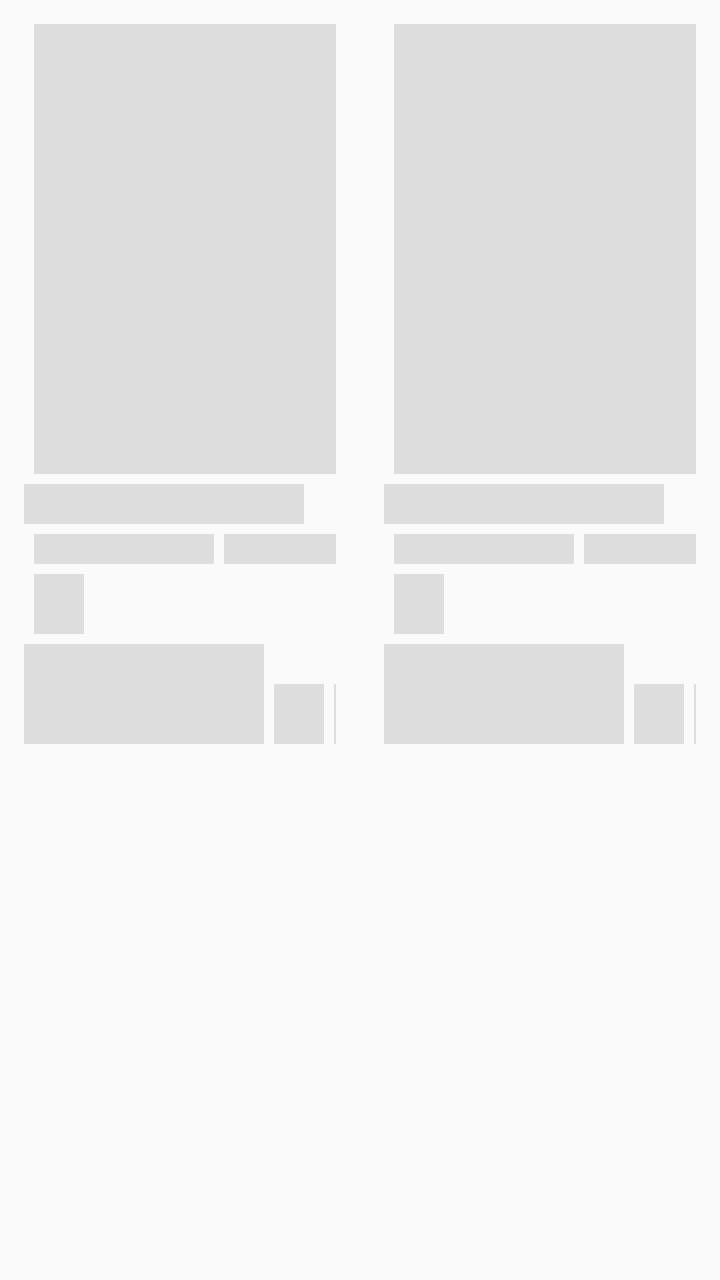
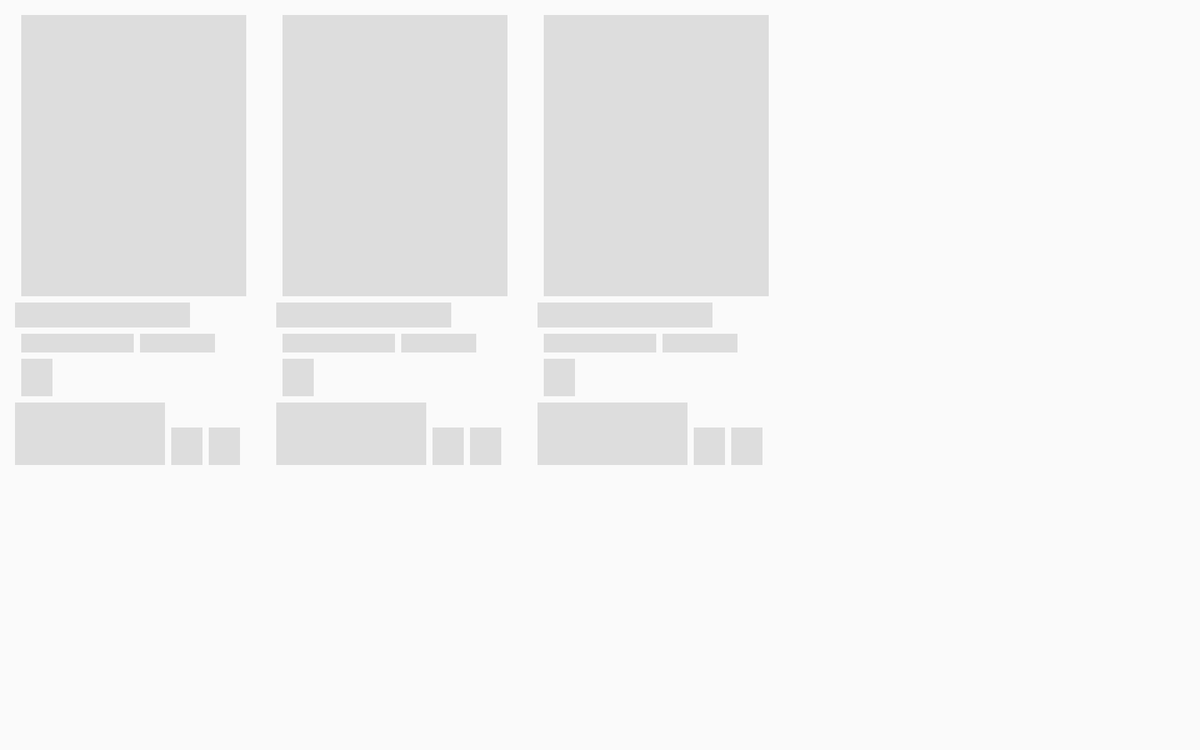

First picture: res/layout/ on a phone held upright. Second picture: the repository's own variant of that layout, on a device whose configuration matches the variant's folder. Source for both follows.
<!-- AndroidManifest.xml: application theme AppTheme -->
<!-- res/layout/product_item_shimmer.xml -->
<?xml version="1.0" encoding="utf-8"?>
<LinearLayout xmlns:android="http://schemas.android.com/apk/res/android"
    android:id="@+id/product_shimmer_linearLayout"
    android:layout_width="match_parent"
    android:layout_height="wrap_content">

    <LinearLayout
        android:layout_width="0dp"
        android:layout_height="wrap_content"
        android:layout_weight="1"
        android:orientation="vertical"
        android:padding="@dimen/product_item_margin">

        <LinearLayout
            android:layout_width="match_parent"
            android:layout_height="wrap_content"
            android:orientation="vertical">

            <View
                android:layout_width="180dp"
                android:layout_height="225dp"
                android:layout_gravity="bottom"
                android:layout_marginStart="@dimen/product_main_margin"
                android:background="@color/colorShimmer" />

            <View
                android:layout_width="140dp"
                android:layout_height="20dp"
                android:layout_gravity="bottom"
                android:layout_marginTop="@dimen/product_main_margin"
                android:layout_marginBottom="@dimen/product_main_margin"
                android:background="@color/colorShimmer" />


        </LinearLayout>

        <LinearLayout
            android:layout_width="match_parent"
            android:layout_height="wrap_content"
            android:orientation="vertical">


            <LinearLayout
                android:layout_width="match_parent"
                android:layout_height="wrap_content"
                android:orientation="horizontal">

                <View
                    android:layout_width="90dp"
                    android:layout_height="15dp"
                    android:layout_gravity="bottom"
                    android:layout_marginStart="@dimen/product_main_margin"
                    android:background="@color/colorShimmer" />

                <View
                    android:layout_width="60dp"
                    android:layout_height="15dp"
                    android:layout_gravity="bottom"
                    android:layout_marginStart="@dimen/product_main_margin"
                    android:background="@color/colorShimmer" />
            </LinearLayout>

            <View
                android:layout_width="25dp"
                android:layout_height="30dp"
                android:layout_gravity="bottom"
                android:layout_margin="@dimen/product_main_margin"
                android:background="@color/colorShimmer" />


        </LinearLayout>

        <LinearLayout
            android:layout_width="match_parent"
            android:layout_height="wrap_content">

            <View
                android:layout_width="120dp"
                android:layout_height="50dp"
                android:background="@color/colorShimmer" />

            <View
                android:layout_width="25dp"
                android:layout_height="30dp"
                android:layout_gravity="bottom"
                android:layout_marginStart="@dimen/product_main_margin"
                android:background="@color/colorShimmer" />

            <View
                android:layout_width="25dp"
                android:layout_height="30dp"
                android:layout_gravity="bottom"
                android:layout_marginStart="@dimen/product_main_margin"
                android:background="@color/colorShimmer" />


        </LinearLayout>
    </LinearLayout>

    <LinearLayout
        android:layout_width="0dp"
        android:layout_height="wrap_content"
        android:layout_weight="1"
        android:orientation="vertical"
        android:padding="@dimen/product_item_margin">

        <LinearLayout
            android:layout_width="match_parent"
            android:layout_height="wrap_content"
            android:orientation="vertical">

            <View
                android:layout_width="180dp"
                android:layout_height="225dp"
                android:layout_gravity="bottom"
                android:layout_marginStart="@dimen/product_main_margin"
                android:background="@color/colorShimmer" />

            <View
                android:layout_width="140dp"
                android:layout_height="20dp"
                android:layout_gravity="bottom"
                android:layout_marginTop="@dimen/product_main_margin"
                android:layout_marginBottom="@dimen/product_main_margin"
                android:background="@color/colorShimmer" />


        </LinearLayout>

        <LinearLayout
            android:layout_width="match_parent"
            android:layout_height="wrap_content"
            android:orientation="vertical">


            <LinearLayout
                android:layout_width="match_parent"
                android:layout_height="wrap_content"
                android:orientation="horizontal">

                <View
                    android:layout_width="90dp"
                    android:layout_height="15dp"
                    android:layout_gravity="bottom"
                    android:layout_marginStart="@dimen/product_main_margin"
                    android:background="@color/colorShimmer" />

                <View
                    android:layout_width="60dp"
                    android:layout_height="15dp"
                    android:layout_gravity="bottom"
                    android:layout_marginStart="@dimen/product_main_margin"
                    android:background="@color/colorShimmer" />
            </LinearLayout>

            <View
                android:layout_width="25dp"
                android:layout_height="30dp"
                android:layout_gravity="bottom"
                android:layout_margin="@dimen/product_main_margin"
                android:background="@color/colorShimmer" />


        </LinearLayout>

        <LinearLayout
            android:layout_width="match_parent"
            android:layout_height="wrap_content">

            <View
                android:layout_width="120dp"
                android:layout_height="50dp"
                android:background="@color/colorShimmer" />

            <View
                android:layout_width="25dp"
                android:layout_height="30dp"
                android:layout_gravity="bottom"
                android:layout_marginStart="@dimen/product_main_margin"
                android:background="@color/colorShimmer" />

            <View
                android:layout_width="25dp"
                android:layout_height="30dp"
                android:layout_gravity="bottom"
                android:layout_marginStart="@dimen/product_main_margin"
                android:background="@color/colorShimmer" />


        </LinearLayout>
    </LinearLayout>
</LinearLayout>
<!-- resources referenced by this layout -->
<resources>
  <color name="colorShimmer">#dddddd</color>
  <dimen name="product_item_margin">12dp</dimen>
  <dimen name="product_main_margin">5dp</dimen>
  <style name="AppTheme" parent="Theme.AppCompat.Light.DarkActionBar">
          
          <item name="colorPrimary">@color/colorPrimary</item>
          <item name="colorPrimaryDark">@color/colorPrimaryDark</item>
          <item name="colorAccent">@color/colorAccent</item>
      </style>
  <color name="colorPrimary">#006bb4</color>
  <color name="colorPrimaryDark">#004184</color>
  <color name="colorAccent">#FF5501</color>
</resources>
<!-- res/layout-w768dp/product_item_shimmer.xml (the author's variant of the layout above) -->
<!-- drawn on a 7-inch tablet turned sideways -->
<?xml version="1.0" encoding="utf-8"?>
<LinearLayout xmlns:android="http://schemas.android.com/apk/res/android"
    android:id="@+id/product_shimmer_linearLayout"
    android:layout_width="match_parent"
    android:layout_height="wrap_content">

    <LinearLayout
        android:layout_width="wrap_content"
        android:layout_height="wrap_content"
        android:background="?attr/selectableItemBackground"
        android:orientation="vertical"
        android:padding="@dimen/product_item_margin">

        <LinearLayout
            android:layout_width="match_parent"
            android:layout_height="wrap_content"
            android:orientation="vertical">

            <View
                android:layout_width="180dp"
                android:layout_height="225dp"
                android:layout_gravity="bottom"
                android:layout_marginStart="@dimen/product_main_margin"
                android:background="@color/colorShimmer" />

            <View
                android:layout_width="140dp"
                android:layout_height="20dp"
                android:layout_gravity="bottom"
                android:layout_marginTop="@dimen/product_main_margin"
                android:layout_marginBottom="@dimen/product_main_margin"
                android:background="@color/colorShimmer" />


        </LinearLayout>

        <LinearLayout
            android:layout_width="match_parent"
            android:layout_height="wrap_content"
            android:orientation="vertical">


            <LinearLayout
                android:layout_width="match_parent"
                android:layout_height="wrap_content"
                android:orientation="horizontal">

                <View
                    android:layout_width="90dp"
                    android:layout_height="15dp"
                    android:layout_gravity="bottom"
                    android:layout_marginStart="@dimen/product_main_margin"
                    android:background="@color/colorShimmer" />

                <View
                    android:layout_width="60dp"
                    android:layout_height="15dp"
                    android:layout_gravity="bottom"
                    android:layout_marginStart="@dimen/product_main_margin"
                    android:background="@color/colorShimmer" />
            </LinearLayout>

            <View
                android:layout_width="25dp"
                android:layout_height="30dp"
                android:layout_gravity="bottom"
                android:layout_margin="@dimen/product_main_margin"
                android:background="@color/colorShimmer" />


        </LinearLayout>

        <LinearLayout
            android:layout_width="match_parent"
            android:layout_height="wrap_content">

            <View
                android:layout_width="120dp"
                android:layout_height="50dp"
                android:background="@color/colorShimmer" />

            <View
                android:layout_width="25dp"
                android:layout_height="30dp"
                android:layout_gravity="bottom"
                android:layout_marginStart="@dimen/product_main_margin"
                android:background="@color/colorShimmer" />

            <View
                android:layout_width="25dp"
                android:layout_height="30dp"
                android:layout_gravity="bottom"
                android:layout_marginStart="@dimen/product_main_margin"
                android:background="@color/colorShimmer" />


        </LinearLayout>
    </LinearLayout>
  <LinearLayout
        android:layout_width="wrap_content"
        android:layout_height="wrap_content"
        android:background="?attr/selectableItemBackground"
        android:orientation="vertical"
        android:padding="@dimen/product_item_margin">

        <LinearLayout
            android:layout_width="match_parent"
            android:layout_height="wrap_content"
            android:orientation="vertical">

            <View
                android:layout_width="180dp"
                android:layout_height="225dp"
                android:layout_gravity="bottom"
                android:layout_marginStart="@dimen/product_main_margin"
                android:background="@color/colorShimmer" />

            <View
                android:layout_width="140dp"
                android:layout_height="20dp"
                android:layout_gravity="bottom"
                android:layout_marginTop="@dimen/product_main_margin"
                android:layout_marginBottom="@dimen/product_main_margin"
                android:background="@color/colorShimmer" />


        </LinearLayout>

        <LinearLayout
            android:layout_width="match_parent"
            android:layout_height="wrap_content"
            android:orientation="vertical">


            <LinearLayout
                android:layout_width="match_parent"
                android:layout_height="wrap_content"
                android:orientation="horizontal">

                <View
                    android:layout_width="90dp"
                    android:layout_height="15dp"
                    android:layout_gravity="bottom"
                    android:layout_marginStart="@dimen/product_main_margin"
                    android:background="@color/colorShimmer" />

                <View
                    android:layout_width="60dp"
                    android:layout_height="15dp"
                    android:layout_gravity="bottom"
                    android:layout_marginStart="@dimen/product_main_margin"
                    android:background="@color/colorShimmer" />
            </LinearLayout>

            <View
                android:layout_width="25dp"
                android:layout_height="30dp"
                android:layout_gravity="bottom"
                android:layout_margin="@dimen/product_main_margin"
                android:background="@color/colorShimmer" />


        </LinearLayout>

        <LinearLayout
            android:layout_width="match_parent"
            android:layout_height="wrap_content">

            <View
                android:layout_width="120dp"
                android:layout_height="50dp"
                android:background="@color/colorShimmer" />

            <View
                android:layout_width="25dp"
                android:layout_height="30dp"
                android:layout_gravity="bottom"
                android:layout_marginStart="@dimen/product_main_margin"
                android:background="@color/colorShimmer" />

            <View
                android:layout_width="25dp"
                android:layout_height="30dp"
                android:layout_gravity="bottom"
                android:layout_marginStart="@dimen/product_main_margin"
                android:background="@color/colorShimmer" />


        </LinearLayout>
    </LinearLayout>
 <LinearLayout
        android:layout_width="wrap_content"
        android:layout_height="wrap_content"
        android:background="?attr/selectableItemBackground"
        android:orientation="vertical"
        android:padding="@dimen/product_item_margin">

        <LinearLayout
            android:layout_width="match_parent"
            android:layout_height="wrap_content"
            android:orientation="vertical">

            <View
                android:layout_width="180dp"
                android:layout_height="225dp"
                android:layout_gravity="bottom"
                android:layout_marginStart="@dimen/product_main_margin"
                android:background="@color/colorShimmer" />

            <View
                android:layout_width="140dp"
                android:layout_height="20dp"
                android:layout_gravity="bottom"
                android:layout_marginTop="@dimen/product_main_margin"
                android:layout_marginBottom="@dimen/product_main_margin"
                android:background="@color/colorShimmer" />


        </LinearLayout>

        <LinearLayout
            android:layout_width="match_parent"
            android:layout_height="wrap_content"
            android:orientation="vertical">


            <LinearLayout
                android:layout_width="match_parent"
                android:layout_height="wrap_content"
                android:orientation="horizontal">

                <View
                    android:layout_width="90dp"
                    android:layout_height="15dp"
                    android:layout_gravity="bottom"
                    android:layout_marginStart="@dimen/product_main_margin"
                    android:background="@color/colorShimmer" />

                <View
                    android:layout_width="60dp"
                    android:layout_height="15dp"
                    android:layout_gravity="bottom"
                    android:layout_marginStart="@dimen/product_main_margin"
                    android:background="@color/colorShimmer" />
            </LinearLayout>

            <View
                android:layout_width="25dp"
                android:layout_height="30dp"
                android:layout_gravity="bottom"
                android:layout_margin="@dimen/product_main_margin"
                android:background="@color/colorShimmer" />


        </LinearLayout>

        <LinearLayout
            android:layout_width="match_parent"
            android:layout_height="wrap_content">

            <View
                android:layout_width="120dp"
                android:layout_height="50dp"
                android:background="@color/colorShimmer" />

            <View
                android:layout_width="25dp"
                android:layout_height="30dp"
                android:layout_gravity="bottom"
                android:layout_marginStart="@dimen/product_main_margin"
                android:background="@color/colorShimmer" />

            <View
                android:layout_width="25dp"
                android:layout_height="30dp"
                android:layout_gravity="bottom"
                android:layout_marginStart="@dimen/product_main_margin"
                android:background="@color/colorShimmer" />


        </LinearLayout>
    </LinearLayout>
</LinearLayout>
